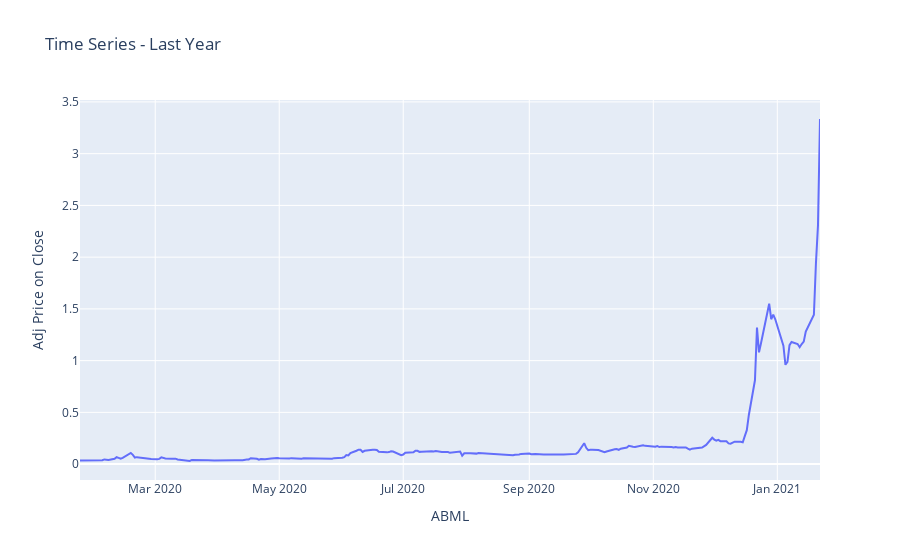
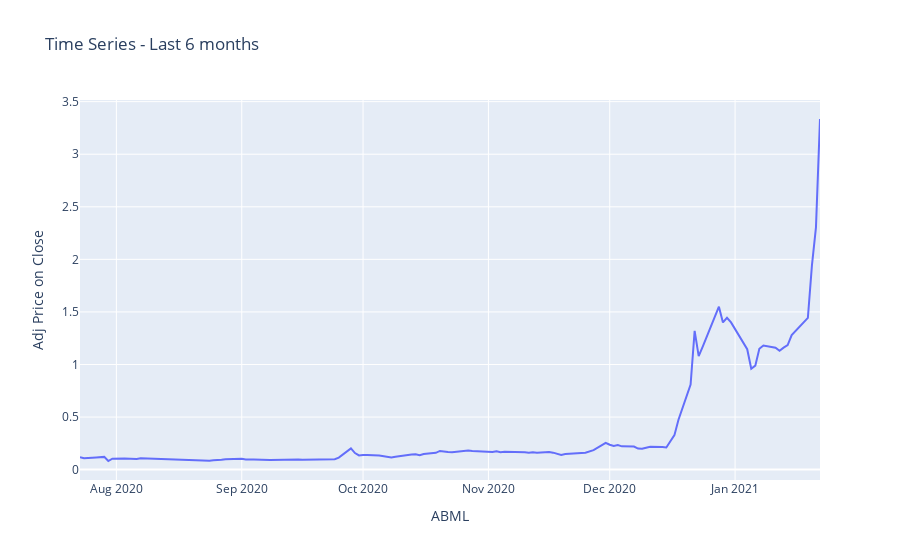

The code cell stored with these charts, in order, in its notebook:
### Code cell
# Line graph of last year
trace = go.Scatter(
    x = data_last_year['Date'],
    y = data_last_year['Adjusted Close'],
    name = 'Adjusted Close Prices')

data = [trace]

layout = go.Layout(title = 'Time Series - Last Year'
    , barmode = 'group'
    , yaxis=dict(title='Adj Price on Close')
    , xaxis=dict(title=ticker)
    , legend=dict(x=.4,y=1)
    )

fig = go.Figure(data=data, layout=layout)
iplot(fig)

# Line graph of last 6 months
trace = go.Scatter(
    x = data_last_6month['Date'],
    y = data_last_6month['Adjusted Close'],
    name = 'Adjusted Close Prices')

data = [trace]

layout = go.Layout(title = 'Time Series - Last 6 months'
    , barmode = 'group'
    , yaxis=dict(title='Adj Price on Close')
    , xaxis=dict(title=ticker)
    , legend=dict(x=.4,y=1)
    )

fig = go.Figure(data=data, layout=layout)
iplot(fig)
